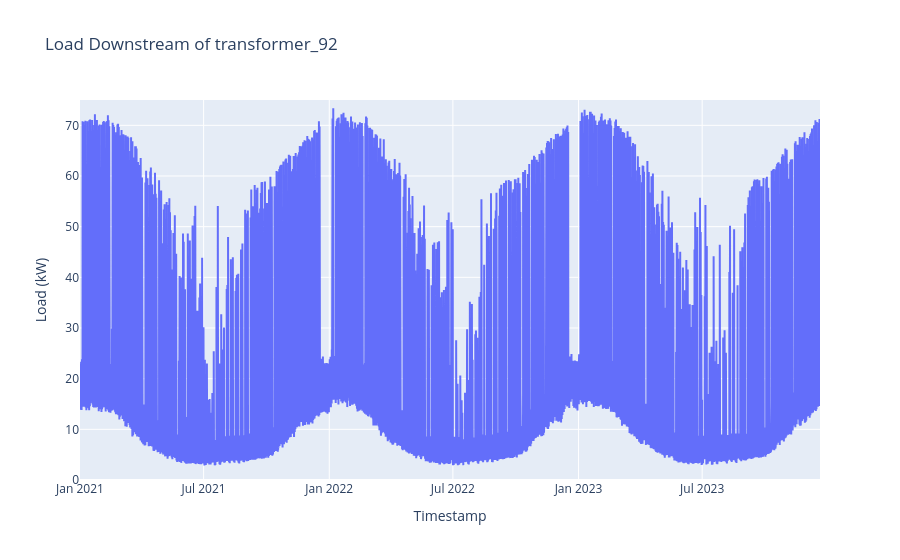

The code cell stored with this chart in its notebook:
### Markdown cell above
### Visualization
#### Load
Visualize the load over the time period.

### Code cell
# Display the transformer load.
load_plot(df_transformer_load)

### Figure 1 — Plotly figure (JSON) as saved in the notebook; plotly's stock layout.template omitted (floating-point values rounded to 4 significant figures; data arrays with more than 128 entries replaced by an {"elided": "..."} marker saying what was removed)
{"data": [{"name": "", "type": "scatter", "x": {"elided": "26006 str values"}, "y": {"elided": "26006 float values"}}], "layout": {"title": {"text": " Load Downstream of transformer_92"}, "xaxis": {"anchor": "y", "domain": [0, 1], "title": {"text": "Timestamp"}}, "yaxis": {"anchor": "x", "domain": [0, 1], "range": [0, 75], "title": {"text": "Load (kW)"}}}}
